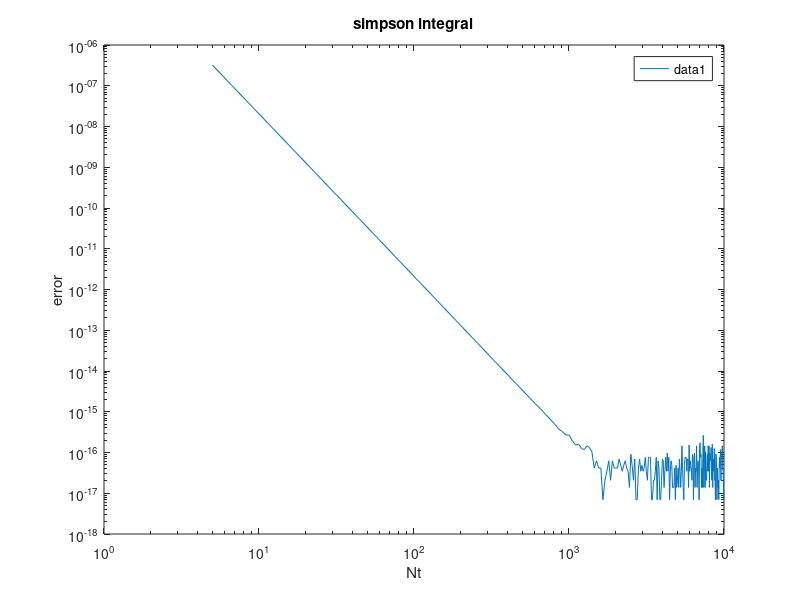

Here is the MATLAB script that generated this plot:
function [integration_error, Nt, ft_5, integral_1000] = zadanie3()
    % Numeryczne całkowanie metodą prostokątów.
    % Nt - wektor zawierający liczby podprzedziałów całkowania
    % integration_error - integration_error(1,i) zawiera błąd całkowania wyznaczony
    %   dla liczby podprzedziałów równej Nt(i). Zakładając, że obliczona wartość całki
    %   dla Nt(i) liczby podprzedziałów całkowania wyniosła integration_result,
    %   to integration_error(1,i) = abs(integration_result - reference_value),
    %   gdzie reference_value jest wartością referencyjną całki.
    % ft_5 - gęstość funkcji prawdopodobieństwa dla n=5
    % integral_1000 - całka od 0 do 5 funkcji gęstości prawdopodobieństwa
    %   dla 1000 podprzedziałów całkowania

    reference_value = 0.0473612919396179; % wartość referencyjna całki

    Nt = 5:50:10^4;
    integration_error = [];

    for i=1:length(Nt)
        N = Nt(i);
        integration_result = integral_simpson(@f, N, 0, 5);
        integration_error(i) = abs(integration_result-reference_value);
    end

    ft_5 = f(5);
    integral_1000 = integral_simpson(@f, 1000, 0, 5);
    
    figure;
    loglog(Nt,integration_error);
    title("simpson integral");
    xlabel("Nt");
    ylabel("error");
    legend;

    print -dpng 'zadanie3.png';


end

function r = integral_simpson(func, N, a, b)
    r = 0;
    x = linspace(a, b, N+1);
    for i=1:N
        r = r + (func(x(i))+4*func((x(i)+x(i+1))/2)+func(x(i+1)));
    end
    dx = (b-a)/N;
    r = r * dx/6;
end

function y = f(t)
    stddev = 3;
    u = 10;
    y = 1/(stddev * sqrt(2*pi)) * exp(-(t-u)^2/(2*stddev^2));
end